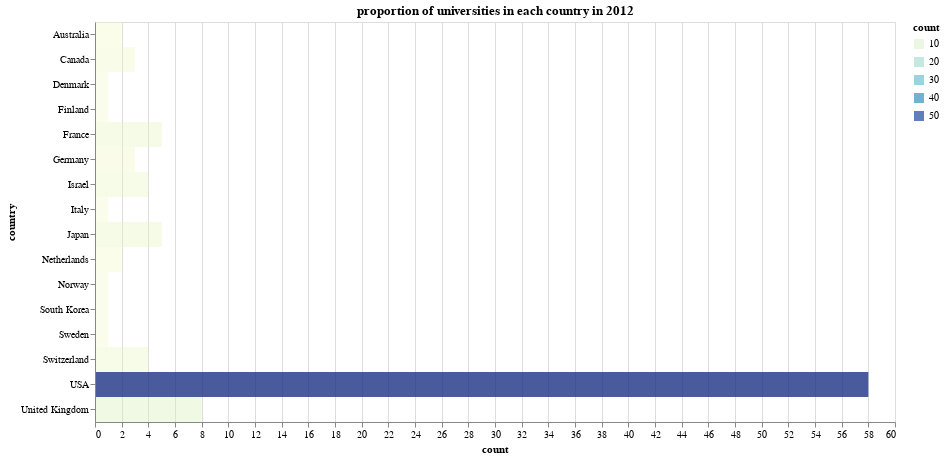

Notebook code for this chart:
### Code cell
#18)	Create a treemap using Altair to represent the proportion of universities in each country in 2012.

import pandas as pd
import altair as alt

df = pd.read_csv('/content/WorldUniversity.csv')
df_2012 = df[df['year']== 2012]
universities_count_country = df_2012['country'].value_counts().reset_index()
universities_count_country.columns = ['country', 'count']

tree_map = alt.Chart(universities_count_country).mark_rect().encode(
    x= 'count',
    y = 'country',
    color = 'count',
    tooltip = ['country' , 'count']
).properties(
    height = 400,
    width = 800,
    title = ('proportion of universities in each country in 2012')
)
tree_map

### Figure 1 — Vega-Lite specification as saved in the notebook (floating-point values rounded to 4 significant figures)
{"config": {"view": {"continuousWidth": 400, "continuousHeight": 300}}, "data": {"name": "data-274fb5936c6bb89a1660d5af1ac70145"}, "mark": "rect", "encoding": {"color": {"field": "count", "type": "quantitative"}, "opacity": {"field": "count", "type": "quantitative"}, "tooltip": [{"field": "country", "type": "nominal"}, {"field": "count", "type": "quantitative"}], "x": {"field": "count", "type": "quantitative"}, "y": {"field": "country", "type": "nominal"}}, "height": 400, "title": "proportion of universities in each country in 2012", "width": 800, "$schema": "https://vega.github.io/schema/vega-lite/v4.17.0.json", "datasets": {"data-274fb5936c6bb89a1660d5af1ac70145": [{"country": "USA", "count": 58}, {"country": "United Kingdom", "count": 8}, {"country": "Japan", "count": 5}, {"country": "France", "count": 5}, {"country": "Switzerland", "count": 4}, {"country": "Israel", "count": 4}, {"country": "Canada", "count": 3}, {"country": "Germany", "count": 3}, {"country": "Netherlands", "count": 2}, {"country": "Australia", "count": 2}, {"country": "Sweden", "count": 1}, {"country": "South Korea", "count": 1}, {"country": "Italy", "count": 1}, {"country": "Finland", "count": 1}, {"country": "Norway", "count": 1}, {"country": "Denmark", "count": 1}]}}
